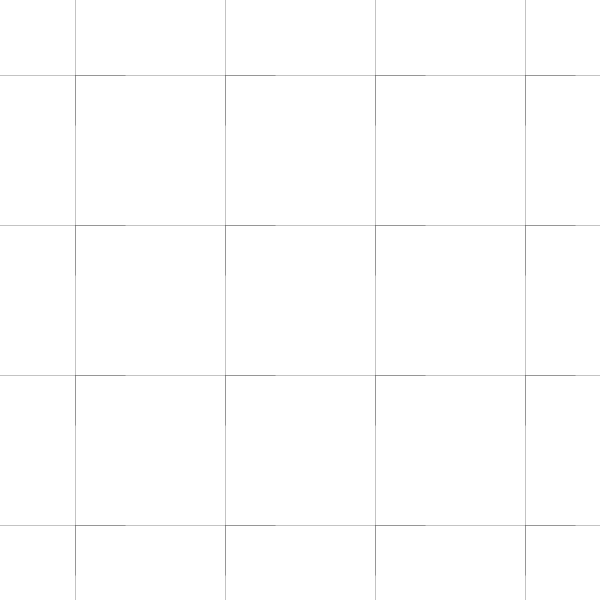
Frame 1 (no input)
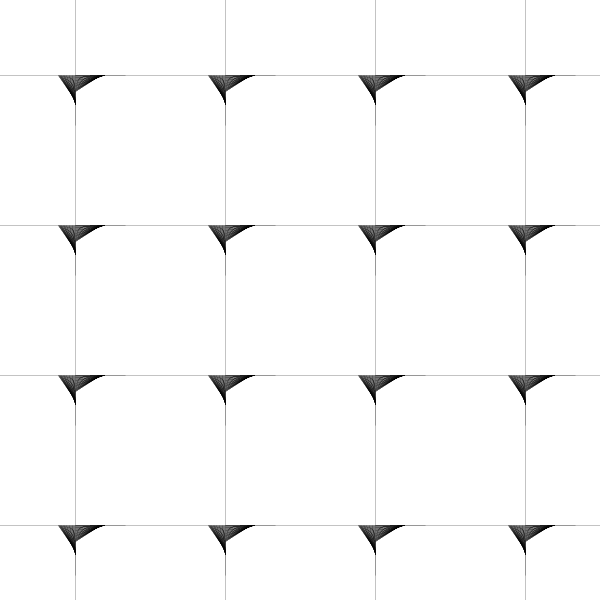
Frame 60 (the mouse pressed at the canvas centre just before this capture)
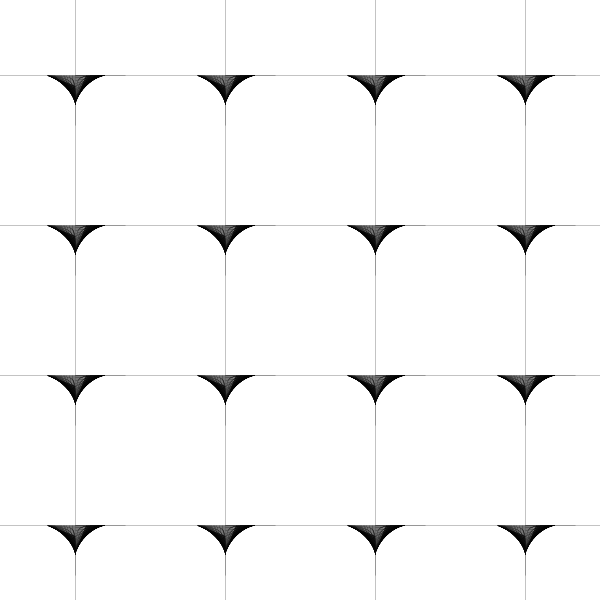
Frame 120 (the mouse held since frame 60 and released just before this capture)

The Processing sketch that drew these frames (run headless with seeded random() and noise(); from frame 60 on, the mouse is pressed at the canvas centre):

// Processing sketch: processing_167611
// ── processing_167611.pde


float a = 0; 
float r = 200;
float diff =1; 
float d;

void setup() {

  size(600, 600);
  background(255);
  smooth();
  strokeWeight(0.01);

}


void draw() {

  float x = r * cos(a)  ; 
  float y = r * sin(a) ; 
  float x1 = r * cos(a)  ; 
  float y1 = -r * sin(a) ; 

  noFill();

  if (sin(a)> 0)
    stroke(0);
    for (int i=-75; i<=600; i=i+150) {
      for (int w=-75; w<=600; w=w+150) {
      
        line(x+i, w, i, y+w);
        line(i, x1+w, y1+i, w);
      }
    }

  a += 0.01;
  r = map(sin(a*5), -1, 1, 30, 30);

  if (sin(a)< 0)
    stroke(255);
  for (int i=-75; i<=600; i=i+150) {
    for (int w=-75; w<=600; w=w+150) {
      line(x+i, w, i, y+w);
      line(i, x1+w, y1+i, w);
    }
  }

}

void keyPressed() {
  if (key == 'q') {
    endRecord();
    exit();
  }
}
